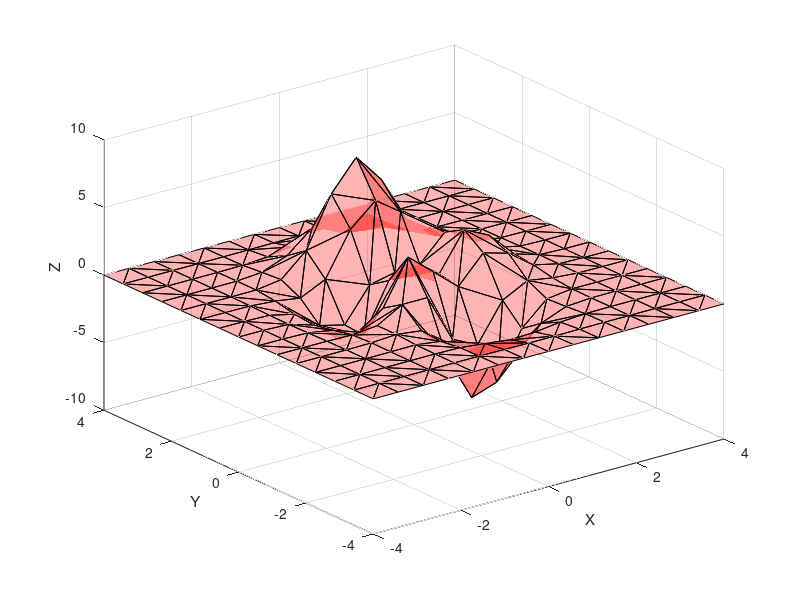

This chart was generated by the following MATLAB code: (Note: this script raises an error after producing the figure.)
clc;clear;

num_row = 15
num_columns = 15

% 1:    J1 triangulation 
% o.t.: K1 triangulation
type_triangulation = 0

x_u = 4  ;
x_l = -4   ;
y_u = 4  ;
y_l = -4   ;

%Substite by your function:
f = @(x,y) 3*(1-x).^2 .* exp(-x.^2-(y+1).^2) - 10*(x./5 -x.^3 - y.^5).*exp(-x.^2-y.^2)  - exp(-(x+1).^2 - y.^2 )./3;



step      = (x_u-x_l)/(num_columns-1) ;
x_range = x_l:step:x_u;     
step      = (y_u-y_l)/(num_row-1)     ;
y_range   = y_l:step:y_u;         
[x,y] = meshgrid(x_range,y_range);



if type_triangulation == 1
    tt = @(i,j) (i-1)*num_row + j;
    T = [];
    diag = false;
    for i = 1:(num_columns-1)
        for j = 1:(num_row-1)
            diag = ~diag;
            if diag
                T = [T; tt(i,j) tt(i,j+1) tt(i+1,j+1) ];
                T = [T; tt(i,j) tt(i+1,j) tt(i+1,j+1) ];
            else
                T = [T; tt(i,j) tt(i+1,j) tt(i,j+1) ];
                T = [T; tt(i+1,j) tt(i+1,j+1) tt(i,j+1) ];
            end
        end
        if ~rem(num_columns,2)%odd
            diag = diag;
        else %even
            diag = ~diag;
        end
    end
else
    T = delaunay(x,y);
end

figure()

%Linearized fucntion:
trisurf(T,x,y, f(x,y) , 'FaceAlpha',0.3,'FaceColor',[1 0 0],'HandleVisibility','off' )
xlabel("X")
ylabel("Y")
zlabel("Z")
hold on 

%Real function
fsurf(f,[x_l x_u y_l y_u], 'EdgeColor','none' ,'FaceAlpha',0.3,'FaceColor',[0 1 0],'HandleVisibility','off' )

hold off
